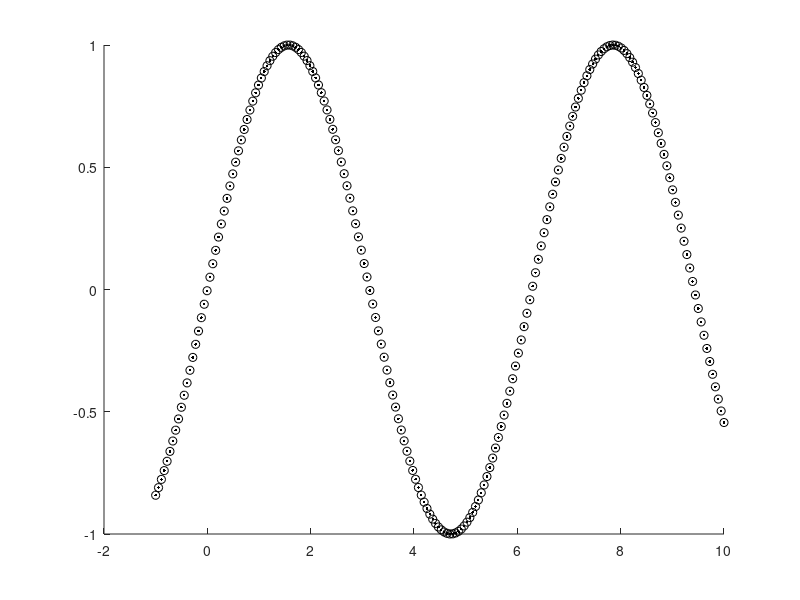
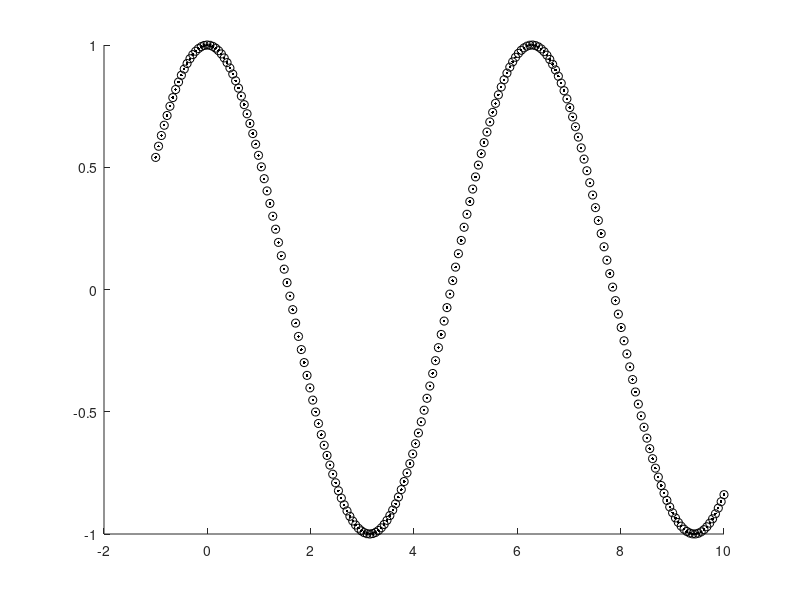
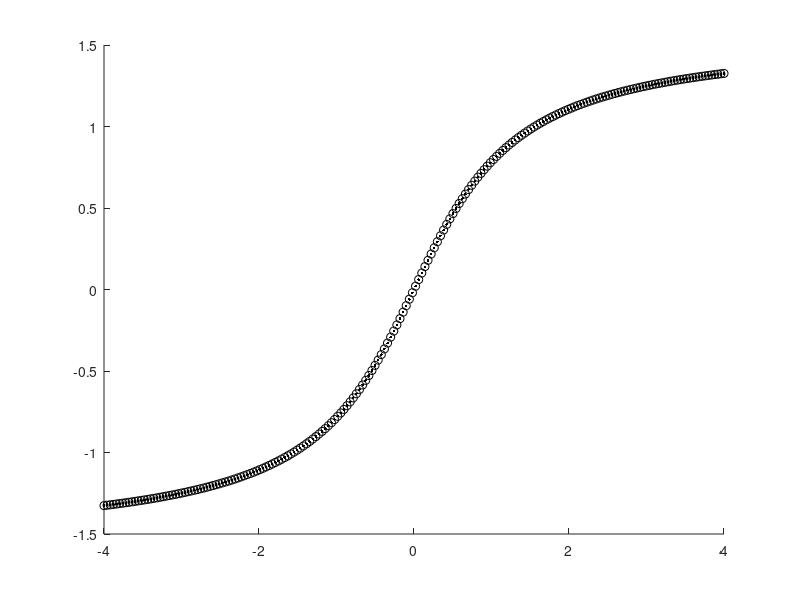
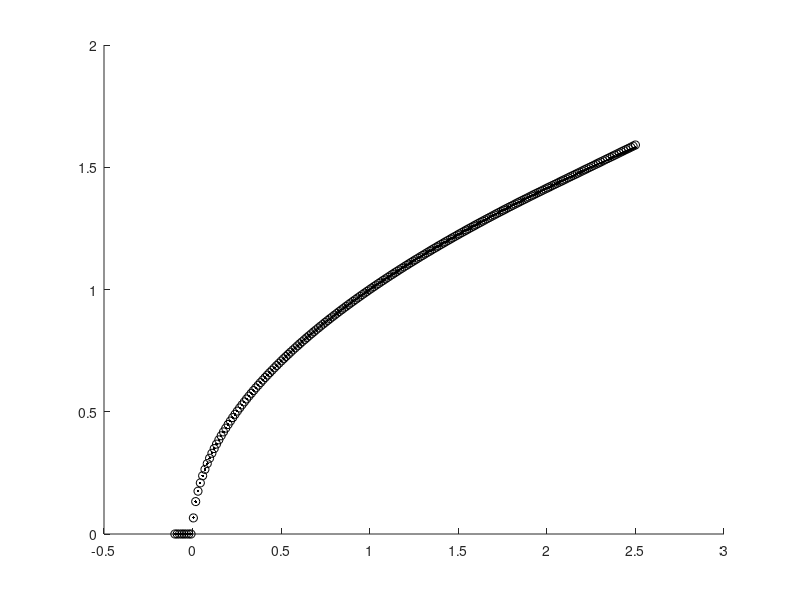

Reproduce these figures in MATLAB, in order.
TestSin = [...
-1.000000 -0.841462;
-0.944724 -0.810322;
-0.889447 -0.776711;
-0.834171 -0.740736;
-0.778894 -0.702487;
-0.723618 -0.662087;
-0.668342 -0.619668;
-0.613065 -0.575363;
-0.557789 -0.529310;
-0.502512 -0.481619;
-0.447236 -0.432458;
-0.391960 -0.381980;
-0.336683 -0.330344;
-0.281407 -0.277706;
-0.226131 -0.224196;
-0.170854 -0.170004;
-0.115578 -0.115299;
-0.060301 -0.060252;
-0.005025 -0.005021;
0.050251 0.050245;
0.105528 0.105353;
0.160804 0.160132;
0.216081 0.214412;
0.271357 0.268045;
0.326633 0.320872;
0.381910 0.372713;
0.437186 0.423409;
0.492463 0.472802;
0.547739 0.520766;
0.603015 0.567143;
0.658292 0.611783;
0.713568 0.654548;
0.768844 0.695306;
0.824121 0.733958;
0.879397 0.770367;
0.934674 0.804418;
0.989950 0.836006;
1.045226 0.865039;
1.100503 0.891441;
1.155779 0.915117;
1.211056 0.935995;
1.266332 0.954011;
1.321608 0.969114;
1.376885 0.981261;
1.432161 0.990408;
1.487438 0.996529;
1.542714 0.999606;
1.597990 0.999630;
1.653267 0.996600;
1.708543 0.990524;
1.763820 0.981424;
1.819096 0.969330;
1.874372 0.954271;
1.929649 0.936294;
1.984925 0.915458;
2.040201 0.891829;
2.095478 0.865482;
2.150754 0.836480;
2.206031 0.804921;
2.261307 0.770907;
2.316583 0.734543;
2.371860 0.695942;
2.427136 0.655197;
2.482413 0.612453;
2.537689 0.567842;
2.592965 0.521505;
2.648242 0.473576;
2.703518 0.424183;
2.758795 0.373498;
2.814071 0.321678;
2.869347 0.268885;
2.924624 0.215264;
2.979900 0.160973;
3.035177 0.106194;
3.090453 0.051132;
3.145729 -0.004143;
3.201006 -0.059386;
3.256282 -0.114456;
3.311558 -0.169170;
3.366835 -0.223359;
3.422111 -0.276856;
3.477388 -0.329529;
3.532664 -0.381197;
3.587940 -0.431693;
3.643217 -0.480863;
3.698493 -0.528559;
3.753770 -0.574661;
3.809046 -0.619003;
3.864322 -0.661450;
3.919599 -0.701869;
3.974875 -0.740145;
4.030151 -0.776173;
4.085428 -0.809826;
4.140704 -0.841001;
4.195981 -0.869603;
4.251257 -0.895552;
4.306533 -0.918771;
4.361810 -0.939181;
4.417086 -0.956719;
4.472363 -0.971333;
4.527639 -0.982984;
4.582915 -0.991632;
4.638192 -0.997250;
4.693468 -0.999821;
4.748744 -0.999339;
4.804021 -0.995804;
4.859297 -0.989225;
4.914574 -0.979625;
4.969850 -0.967035;
5.025126 -0.951495;
5.080403 -0.933039;
5.135679 -0.911734;
5.190956 -0.887645;
5.246232 -0.860851;
5.301508 -0.831428;
5.356785 -0.799454;
5.412061 -0.765040;
5.467338 -0.728292;
5.522614 -0.689328;
5.577890 -0.648254;
5.633167 -0.605188;
5.688443 -0.560277;
5.743720 -0.513661;
5.798996 -0.465485;
5.854272 -0.415875;
5.909549 -0.364987;
5.964825 -0.312989;
6.020102 -0.260042;
6.075378 -0.206313;
6.130654 -0.151930;
6.185931 -0.097083;
6.241207 -0.041944;
6.296484 0.013313;
6.351760 0.068522;
6.407036 0.123547;
6.462313 0.178190;
6.517589 0.232284;
6.572865 0.285658;
6.628142 0.338159;
6.683418 0.389646;
6.738695 0.439938;
6.793971 0.488880;
6.849247 0.536321;
6.904524 0.582129;
6.959800 0.626170;
7.015077 0.668293;
7.070353 0.708370;
7.125629 0.746277;
7.180906 0.781913;
7.236182 0.815165;
7.291459 0.845923;
7.346735 0.874093;
7.402011 0.899589;
7.457288 0.922347;
7.512564 0.942287;
7.567841 0.959346;
7.623117 0.973472;
7.678393 0.984624;
7.733670 0.992773;
7.788946 0.997887;
7.844223 0.999952;
7.899499 0.998963;
7.954775 0.994924;
8.010052 0.987843;
8.065328 0.977745;
8.120604 0.964660;
8.175879 0.948633;
8.231155 0.929707;
8.286431 0.907935;
8.341707 0.883390;
8.396983 0.856151;
8.452259 0.826303;
8.507535 0.793924;
8.562811 0.759113;
8.618087 0.721986;
8.673363 0.682660;
8.728639 0.641258;
8.783915 0.597880;
8.839190 0.552673;
8.894466 0.505783;
8.949742 0.457356;
9.005018 0.407541;
9.060294 0.356456;
9.115570 0.304285;
9.170846 0.251191;
9.226122 0.197339;
9.281398 0.142886;
9.336674 0.087977;
9.391950 0.032844;
9.447226 -0.022466;
9.502501 -0.077656;
9.557777 -0.132613;
9.613053 -0.187180;
9.668329 -0.241171;
9.723605 -0.294418;
9.778881 -0.346756;
9.834157 -0.398046;
9.889433 -0.448129;
9.944709 -0.496838;
9.999985 -0.544023;
];
figure(1); clf; hold on;
plot(TestSin(:,1),TestSin(:,2),'ko')
plot(TestSin(:,1),sin(TestSin(:,1)),'k.')

TestCos = [...
-1.000000 0.540316;
-0.944724 0.585984;
-0.889447 0.629856;
-0.834171 0.671796;
-0.778894 0.711697;
-0.723618 0.749427;
-0.668342 0.784863;
-0.613065 0.817898;
-0.557789 0.848428;
-0.502512 0.876380;
-0.447236 0.901654;
-0.391960 0.924170;
-0.336683 0.943860;
-0.281407 0.960666;
-0.226131 0.974544;
-0.170854 0.985443;
-0.115578 0.993330;
-0.060301 0.998183;
-0.005025 0.999987;
0.050251 0.998737;
0.105528 0.994434;
0.160804 0.987095;
0.216081 0.976743;
0.271357 0.963406;
0.326633 0.947122;
0.381910 0.927946;
0.437186 0.905938;
0.492463 0.881168;
0.547739 0.853700;
0.603015 0.823619;
0.658292 0.791024;
0.713568 0.756019;
0.768844 0.718713;
0.824121 0.679195;
0.879397 0.637600;
0.934674 0.594063;
0.989950 0.548719;
1.045226 0.501705;
1.100503 0.453137;
1.155779 0.403187;
1.211056 0.352011;
1.266332 0.299770;
1.321608 0.246613;
1.376885 0.192684;
1.432161 0.138170;
1.487438 0.083242;
1.542714 0.028069;
1.597990 -0.027197;
1.653267 -0.082393;
1.708543 -0.137333;
1.763820 -0.191846;
1.819096 -0.245762;
1.874372 -0.298943;
1.929649 -0.351216;
1.984925 -0.402413;
2.040201 -0.452371;
2.095478 -0.500939;
2.150754 -0.547998;
2.206031 -0.593381;
2.261307 -0.636947;
2.316583 -0.678561;
2.371860 -0.718098;
2.427136 -0.755458;
2.482413 -0.790507;
2.537689 -0.823137;
2.592965 -0.853247;
2.648242 -0.880753;
2.703518 -0.905576;
2.758795 -0.927630;
2.814071 -0.946848;
2.869347 -0.963172;
2.924624 -0.976556;
2.979900 -0.986959;
3.035177 -0.994345;
3.090453 -0.998692;
3.145729 -0.999991;
3.201006 -0.998235;
3.256282 -0.993428;
3.311558 -0.985586;
3.366835 -0.974735;
3.422111 -0.960911;
3.477388 -0.944145;
3.532664 -0.924494;
3.587940 -0.902020;
3.643217 -0.876795;
3.698493 -0.848897;
3.753770 -0.818392;
3.809046 -0.785388;
3.864322 -0.749988;
3.919599 -0.712305;
3.974875 -0.672447;
4.030151 -0.630520;
4.085428 -0.586669;
4.140704 -0.541032;
4.195981 -0.493751;
4.251257 -0.444957;
4.306533 -0.394790;
4.361810 -0.343422;
4.417086 -0.291011;
4.472363 -0.237722;
4.527639 -0.183693;
4.582915 -0.129095;
4.638192 -0.074108;
4.693468 -0.018902;
4.748744 0.036350;
4.804021 0.091514;
4.859297 0.146399;
4.914574 0.200831;
4.969850 0.254641;
5.025126 0.307666;
5.080403 0.359774;
5.135679 0.410781;
5.190956 0.460526;
5.246232 0.508856;
5.301508 0.555632;
5.356785 0.600727;
5.412061 0.643983;
5.467338 0.685266;
5.522614 0.724449;
5.577890 0.761424;
5.633167 0.796082;
5.688443 0.828304;
5.743720 0.857993;
5.798996 0.885055;
5.854272 0.909422;
5.909549 0.931012;
5.964825 0.949756;
6.020102 0.965596;
6.075378 0.978486;
6.130654 0.988391;
6.185931 0.995276;
6.241207 0.999119;
6.296484 0.999911;
6.351760 0.997650;
6.407036 0.992339;
6.462313 0.983996;
6.517589 0.972647;
6.572865 0.958331;
6.628142 0.941089;
6.683418 0.920965;
6.738695 0.898027;
6.793971 0.872350;
6.849247 0.844014;
6.904524 0.813097;
6.959800 0.779687;
7.015077 0.743897;
7.070353 0.705840;
7.125629 0.665636;
7.180906 0.623388;
7.236182 0.579228;
7.291459 0.533303;
7.346735 0.485757;
7.402011 0.436736;
7.457288 0.386362;
7.512564 0.334805;
7.567841 0.282231;
7.623117 0.228804;
7.678393 0.174687;
7.733670 0.120010;
7.788946 0.064970;
7.844223 0.009737;
7.899499 -0.045515;
7.954775 -0.100626;
8.010052 -0.155451;
8.065328 -0.209796;
8.120604 -0.263494;
8.175879 -0.316377;
8.231155 -0.368299;
8.286431 -0.419111;
8.341707 -0.468637;
8.396983 -0.516724;
8.452259 -0.563226;
8.507535 -0.608017;
8.562811 -0.650958;
8.618087 -0.691906;
8.673363 -0.730735;
8.728639 -0.767326;
8.783915 -0.801586;
8.839190 -0.833398;
8.894466 -0.862660;
8.949742 -0.889283;
9.005018 -0.913187;
9.060294 -0.934312;
9.115570 -0.952581;
9.170846 -0.967937;
9.226122 -0.980335;
9.281398 -0.989739;
9.336674 -0.996122;
9.391950 -0.999460;
9.447226 -0.999747;
9.502501 -0.996980;
9.557777 -0.991168;
9.613053 -0.982325;
9.668329 -0.970482;
9.723605 -0.955676;
9.778881 -0.937955;
9.834157 -0.917365;
9.889433 -0.893968;
9.944709 -0.867842;
9.999985 -0.839069;
];
figure(2); clf; hold on;
plot(TestCos(:,1),TestCos(:,2),'ko')
plot(TestCos(:,1),cos(TestCos(:,1)),'k.')

TestAtan = [...
-4.000000 -1.325818;
-3.959799 -1.323439;
-3.919598 -1.321009;
-3.879397 -1.318526;
-3.839196 -1.315993;
-3.798995 -1.313408;
-3.758794 -1.310787;
-3.718593 -1.308106;
-3.678392 -1.305366;
-3.638191 -1.302565;
-3.597991 -1.299706;
-3.557790 -1.296806;
-3.517589 -1.293835;
-3.477388 -1.290795;
-3.437187 -1.287684;
-3.396986 -1.284506;
-3.356785 -1.281280;
-3.316584 -1.277971;
-3.276383 -1.274580;
-3.236182 -1.271108;
-3.195981 -1.267556;
-3.155780 -1.263947;
-3.115579 -1.260242;
-3.075378 -1.256439;
-3.035177 -1.252538;
-2.994976 -1.248546;
-2.954775 -1.244487;
-2.914574 -1.240311;
-2.874373 -1.236019;
-2.834172 -1.231611;
-2.793972 -1.227095;
-2.753771 -1.222498;
-2.713570 -1.217762;
-2.673369 -1.212884;
-2.633168 -1.207867;
-2.592967 -1.202723;
-2.552766 -1.197481;
-2.512565 -1.192068;
-2.472364 -1.186485;
-2.432163 -1.180731;
-2.391962 -1.174826;
-2.351761 -1.168801;
-2.311560 -1.162567;
-2.271359 -1.156123;
-2.231158 -1.149470;
-2.190957 -1.142634;
-2.150756 -1.135650;
-2.110555 -1.128407;
-2.070354 -1.120905;
-2.030154 -1.113142;
-1.989953 -1.105158;
-1.949752 -1.096989;
-1.909551 -1.088495;
-1.869350 -1.079676;
-1.829149 -1.070532;
-1.788948 -1.061117;
-1.748747 -1.051467;
-1.708546 -1.041408;
-1.668345 -1.030938;
-1.628144 -1.020058;
-1.587943 -1.008844;
-1.547742 -0.997328;
-1.507541 -0.985293;
-1.467340 -0.972739;
-1.427139 -0.959666;
-1.386938 -0.946176;
-1.346737 -0.932290;
-1.306536 -0.917750;
-1.266335 -0.902557;
-1.226135 -0.886711;
-1.185934 -0.870335;
-1.145733 -0.853435;
-1.105532 -0.835727;
-1.065331 -0.817211;
-1.025130 -0.797888;
-0.984929 -0.777884;
-0.944728 -0.757183;
-0.904527 -0.735526;
-0.864326 -0.712913;
-0.824125 -0.689344;
-0.783924 -0.664890;
-0.743723 -0.639533;
-0.703522 -0.613141;
-0.663321 -0.585715;
-0.623120 -0.557256;
-0.582919 -0.527669;
-0.542718 -0.496990;
-0.502517 -0.465374;
-0.462316 -0.432821;
-0.422115 -0.399330;
-0.381914 -0.364537;
-0.341713 -0.328618;
-0.301512 -0.292122;
-0.261311 -0.255049;
-0.221110 -0.217399;
-0.180909 -0.178552;
-0.140708 -0.138875;
-0.100507 -0.099197;
-0.060306 -0.059520;
-0.020105 -0.019842;
0.020096 0.020480;
0.060297 0.061016;
0.100498 0.100975;
0.140699 0.140357;
0.180900 0.179162;
0.221101 0.217809;
0.261302 0.255986;
0.301503 0.293226;
0.341704 0.329528;
0.381905 0.364894;
0.422106 0.399439;
0.462307 0.433069;
0.502508 0.465664;
0.542709 0.497226;
0.582910 0.527754;
0.623111 0.557149;
0.663312 0.585499;
0.703514 0.612893;
0.743715 0.639331;
0.783916 0.664812;
0.824117 0.689145;
0.864318 0.712509;
0.904519 0.735065;
0.944720 0.756812;
0.984921 0.777752;
1.025122 0.797674;
1.065323 0.816787;
1.105523 0.835247;
1.145724 0.853054;
1.185925 0.870207;
1.226126 0.886517;
1.266327 0.902184;
1.306528 0.917332;
1.346729 0.931961;
1.386930 0.946071;
1.427131 0.959505;
1.467332 0.972435;
1.507533 0.984955;
1.547734 0.997065;
1.587935 1.008765;
1.628136 1.019928;
1.668337 1.030699;
1.708538 1.041144;
1.748739 1.051264;
1.788940 1.061059;
1.829141 1.070429;
1.869341 1.079491;
1.909542 1.088293;
1.949743 1.096835;
1.989944 1.105118;
2.030145 1.113060;
2.070346 1.120761;
2.110547 1.128252;
2.150748 1.135533;
2.190949 1.142605;
2.231150 1.149405;
2.271351 1.156011;
2.311552 1.162446;
2.351753 1.168711;
2.391954 1.174806;
2.432155 1.180679;
2.472356 1.186397;
2.512557 1.191974;
2.552758 1.197412;
2.592959 1.202709;
2.633160 1.207825;
2.673361 1.212814;
2.713562 1.217688;
2.753762 1.222445;
2.793963 1.227085;
2.834164 1.231577;
2.874365 1.235964;
2.914566 1.240253;
2.954767 1.244445;
2.994968 1.248540;
3.035169 1.252510;
3.075370 1.256394;
3.115571 1.260195;
3.155772 1.263914;
3.195973 1.267552;
3.236174 1.271084;
3.276375 1.274544;
3.316576 1.277933;
3.356777 1.281253;
3.396978 1.284503;
3.437179 1.287665;
3.477380 1.290764;
3.517581 1.293804;
3.557781 1.296784;
3.597982 1.299704;
3.638183 1.302549;
3.678384 1.305341;
3.718585 1.308081;
3.758786 1.310770;
3.798987 1.313407;
3.839188 1.315979;
3.879389 1.318506;
3.919590 1.320988;
3.959791 1.323425;
3.999992 1.325817;
];
figure(3); clf; hold on;
plot(TestAtan(:,1),TestAtan(:,2),'ko')
plot(TestAtan(:,1),atan(TestAtan(:,1)),'k.')

TestTanh = [...
-5.000000 -1.000000;
-4.987484 -1.000000;
-4.974969 -1.000000;
-4.962453 -1.000000;
-4.949938 -1.000000;
-4.937422 -1.000000;
-4.924907 -1.000000;
-4.912391 -1.000000;
-4.899876 -1.000000;
-4.887360 -1.000000;
-4.874845 -1.000000;
-4.862329 -1.000000;
-4.849813 -1.000000;
-4.837298 -1.000000;
-4.824782 -1.000000;
-4.812267 -1.000000;
-4.799751 -1.000000;
-4.787236 -1.000000;
-4.774720 -1.000000;
-4.762205 -1.000000;
-4.749689 -1.000000;
-4.737174 -1.000000;
-4.724658 -1.000000;
-4.712142 -1.000000;
-4.699627 -1.000000;
-4.687111 -1.000000;
-4.674596 -1.000000;
-4.662080 -1.000000;
-4.649565 -1.000000;
-4.637049 -1.000000;
-4.624534 -1.000000;
-4.612018 -1.000000;
-4.599503 -1.000000;
-4.586987 -1.000000;
-4.574471 -1.000000;
-4.561956 -1.000000;
-4.549440 -1.000000;
-4.536925 -1.000000;
-4.524409 -1.000000;
-4.511894 -1.000000;
-4.499378 -1.000000;
-4.486863 -1.000000;
-4.474347 -1.000000;
-4.461832 -1.000000;
-4.449316 -1.000000;
-4.436800 -1.000000;
-4.424285 -1.000000;
-4.411769 -1.000000;
-4.399254 -1.000000;
-4.386738 -1.000000;
-4.374223 -1.000000;
-4.361707 -1.000000;
-4.349192 -1.000000;
-4.336676 -1.000000;
-4.324161 -1.000000;
-4.311645 -1.000000;
-4.299129 -1.000000;
-4.286614 -1.000000;
-4.274098 -1.000000;
-4.261583 -1.000000;
-4.249067 -1.000000;
-4.236552 -1.000000;
-4.224036 -1.000000;
-4.211521 -1.000000;
-4.199005 -1.000000;
-4.186490 -1.000000;
-4.173974 -1.000000;
-4.161458 -1.000000;
-4.148943 -1.000000;
-4.136427 -1.000000;
-4.123912 -1.000000;
-4.111396 -1.000000;
-4.098881 -1.000000;
-4.086365 -1.000000;
-4.073850 -1.000000;
-4.061334 -1.000000;
-4.048819 -1.000000;
-4.036303 -1.000000;
-4.023787 -1.000000;
-4.011272 -1.000000;
-3.998756 -0.999326;
-3.986241 -0.999309;
-3.973725 -0.999291;
-3.961210 -0.999273;
-3.948694 -0.999255;
-3.936179 -0.999236;
-3.923663 -0.999217;
-3.911148 -0.999201;
-3.898632 -0.999181;
-3.886117 -0.999161;
-3.873601 -0.999141;
-3.861085 -0.999120;
-3.848570 -0.999099;
-3.836054 -0.999067;
-3.823539 -0.999044;
-3.811023 -0.999020;
-3.798508 -0.998995;
-3.785992 -0.998969;
-3.773477 -0.998943;
-3.760961 -0.998917;
-3.748446 -0.998889;
-3.735930 -0.998861;
-3.723414 -0.998832;
-3.710899 -0.998803;
-3.698383 -0.998772;
-3.685868 -0.998741;
-3.673352 -0.998713;
-3.660837 -0.998681;
-3.648321 -0.998649;
-3.635806 -0.998615;
-3.623290 -0.998581;
-3.610775 -0.998546;
-3.598259 -0.998501;
-3.585743 -0.998463;
-3.573228 -0.998424;
-3.560712 -0.998384;
-3.548197 -0.998343;
-3.535681 -0.998301;
-3.523166 -0.998258;
-3.510650 -0.998214;
-3.498135 -0.998169;
-3.485619 -0.998123;
-3.473104 -0.998075;
-3.460588 -0.998027;
-3.448072 -0.997977;
-3.435557 -0.997929;
-3.423041 -0.997877;
-3.410526 -0.997824;
-3.398010 -0.997770;
-3.385495 -0.997715;
-3.372979 -0.997657;
-3.360464 -0.997599;
-3.347948 -0.997529;
-3.335433 -0.997467;
-3.322917 -0.997403;
-3.310401 -0.997337;
-3.297886 -0.997270;
-3.285370 -0.997200;
-3.272855 -0.997130;
-3.260339 -0.997057;
-3.247824 -0.996983;
-3.235308 -0.996906;
-3.222793 -0.996828;
-3.210277 -0.996748;
-3.197762 -0.996669;
-3.185246 -0.996585;
-3.172730 -0.996500;
-3.160215 -0.996412;
-3.147699 -0.996322;
-3.135184 -0.996230;
-3.122668 -0.996135;
-3.110153 -0.996029;
-3.097637 -0.995928;
-3.085122 -0.995825;
-3.072606 -0.995720;
-3.060091 -0.995611;
-3.047575 -0.995501;
-3.035059 -0.995387;
-3.022544 -0.995270;
-3.010028 -0.995151;
-2.997513 -0.995028;
-2.984997 -0.994902;
-2.972482 -0.994774;
-2.959966 -0.994642;
-2.947451 -0.994507;
-2.934935 -0.994368;
-2.922420 -0.994225;
-2.909904 -0.994079;
-2.897388 -0.993930;
-2.884873 -0.993776;
-2.872357 -0.993628;
-2.859842 -0.993466;
-2.847326 -0.993299;
-2.834811 -0.993129;
-2.822295 -0.992954;
-2.809780 -0.992775;
-2.797264 -0.992589;
-2.784749 -0.992402;
-2.772233 -0.992211;
-2.759717 -0.992014;
-2.747202 -0.991812;
-2.734686 -0.991605;
-2.722171 -0.991394;
-2.709655 -0.991177;
-2.697140 -0.990954;
-2.684624 -0.990726;
-2.672109 -0.990492;
-2.659593 -0.990252;
-2.647078 -0.990006;
-2.634562 -0.989763;
-2.622046 -0.989504;
-2.609531 -0.989238;
-2.597015 -0.988966;
-2.584500 -0.988686;
-2.571984 -0.988400;
-2.559469 -0.988105;
-2.546953 -0.987805;
-2.534438 -0.987498;
-2.521922 -0.987183;
-2.509407 -0.986860;
-2.496891 -0.986529;
-2.484375 -0.986190;
-2.471860 -0.985843;
-2.459344 -0.985487;
-2.446829 -0.985122;
-2.434313 -0.984747;
-2.421798 -0.984363;
-2.409282 -0.983970;
-2.396767 -0.983577;
-2.384251 -0.983163;
-2.371736 -0.982739;
-2.359220 -0.982304;
-2.346704 -0.981858;
-2.334189 -0.981401;
-2.321673 -0.980934;
-2.309158 -0.980453;
-2.296642 -0.979962;
-2.284127 -0.979459;
-2.271611 -0.978944;
-2.259096 -0.978415;
-2.246580 -0.977875;
-2.234065 -0.977321;
-2.221549 -0.976753;
-2.209033 -0.976171;
-2.196518 -0.975574;
-2.184002 -0.974962;
-2.171487 -0.974335;
-2.158971 -0.973703;
-2.146456 -0.973045;
-2.133940 -0.972370;
-2.121425 -0.971678;
-2.108909 -0.970969;
-2.096394 -0.970243;
-2.083878 -0.969499;
-2.071362 -0.968736;
-2.058847 -0.967957;
-2.046331 -0.967157;
-2.033816 -0.966338;
-2.021300 -0.965499;
-2.008785 -0.964640;
-1.996269 -0.963763;
-1.983753 -0.962863;
-1.971238 -0.961940;
-1.958722 -0.960993;
-1.946206 -0.960024;
-1.933691 -0.959032;
-1.921175 -0.958016;
-1.908659 -0.956972;
-1.896144 -0.955905;
-1.883628 -0.954812;
-1.871112 -0.953692;
-1.858597 -0.952546;
-1.846081 -0.951373;
-1.833565 -0.950177;
-1.821050 -0.948946;
-1.808534 -0.947685;
-1.796018 -0.946393;
-1.783503 -0.945070;
-1.770987 -0.943716;
-1.758471 -0.942332;
-1.745956 -0.940915;
-1.733440 -0.939463;
-1.720924 -0.937975;
-1.708409 -0.936452;
-1.695893 -0.934894;
-1.683378 -0.933300;
-1.670862 -0.931665;
-1.658346 -0.929994;
-1.645831 -0.928282;
-1.633315 -0.926530;
-1.620799 -0.924737;
-1.608284 -0.922903;
-1.595768 -0.921032;
-1.583252 -0.919112;
-1.570737 -0.917145;
-1.558221 -0.915132;
-1.545705 -0.913073;
-1.533190 -0.910967;
-1.520674 -0.908815;
-1.508158 -0.906612;
-1.495643 -0.904358;
-1.483127 -0.902051;
-1.470611 -0.899691;
-1.458096 -0.897278;
-1.445580 -0.894812;
-1.433064 -0.892297;
-1.420549 -0.889717;
-1.408033 -0.887078;
-1.395517 -0.884379;
-1.383002 -0.881620;
-1.370486 -0.878801;
-1.357970 -0.875922;
-1.345455 -0.872979;
-1.332939 -0.869968;
-1.320423 -0.866890;
-1.307908 -0.863744;
-1.295392 -0.860531;
-1.282876 -0.857251;
-1.270361 -0.853896;
-1.257845 -0.850470;
-1.245329 -0.846968;
-1.232814 -0.843391;
-1.220298 -0.839738;
-1.207782 -0.836009;
-1.195267 -0.832208;
-1.182751 -0.828321;
-1.170235 -0.824350;
-1.157720 -0.820296;
-1.145204 -0.816157;
-1.132688 -0.811935;
-1.120173 -0.807629;
-1.107657 -0.803235;
-1.095141 -0.798750;
-1.082626 -0.794172;
-1.070110 -0.789502;
-1.057594 -0.784740;
-1.045079 -0.779886;
-1.032563 -0.774935;
-1.020047 -0.769888;
-1.007532 -0.764740;
-0.995016 -0.759492;
-0.982500 -0.754144;
-0.969985 -0.748695;
-0.957469 -0.743146;
-0.944953 -0.737491;
-0.932438 -0.731730;
-0.919922 -0.725860;
-0.907406 -0.719883;
-0.894891 -0.713799;
-0.882375 -0.707607;
-0.869859 -0.701304;
-0.857344 -0.694888;
-0.844828 -0.688358;
-0.832312 -0.681714;
-0.819797 -0.674957;
-0.807281 -0.668086;
-0.794765 -0.661101;
-0.782250 -0.653997;
-0.769734 -0.646775;
-0.757218 -0.639435;
-0.744703 -0.631977;
-0.732187 -0.624400;
-0.719671 -0.616706;
-0.707156 -0.608891;
-0.694640 -0.600955;
-0.682124 -0.592899;
-0.669609 -0.584723;
-0.657093 -0.576426;
-0.644577 -0.568009;
-0.632062 -0.559469;
-0.619546 -0.550811;
-0.607030 -0.542033;
-0.594515 -0.533135;
-0.581999 -0.524118;
-0.569483 -0.514981;
-0.556968 -0.505724;
-0.544452 -0.496349;
-0.531936 -0.486859;
-0.519421 -0.477253;
-0.506905 -0.467532;
-0.494389 -0.457695;
-0.481874 -0.447744;
-0.469358 -0.437678;
-0.456843 -0.427504;
-0.444327 -0.417223;
-0.431811 -0.406835;
-0.419296 -0.396340;
-0.406780 -0.385737;
-0.394264 -0.375028;
-0.381749 -0.364221;
-0.369233 -0.353318;
-0.356717 -0.342321;
-0.344202 -0.331228;
-0.331686 -0.320040;
-0.319171 -0.308756;
-0.306655 -0.297385;
-0.294139 -0.285935;
-0.281624 -0.274407;
-0.269108 -0.262799;
-0.256592 -0.251112;
-0.244077 -0.239345;
-0.231561 -0.227504;
-0.219045 -0.215601;
-0.206530 -0.203640;
-0.194014 -0.191619;
-0.181498 -0.179538;
-0.168983 -0.167398;
-0.156467 -0.155200;
-0.143952 -0.142958;
-0.131436 -0.130679;
-0.118920 -0.118363;
-0.106405 -0.106011;
-0.093889 -0.093622;
-0.081373 -0.081196;
-0.068858 -0.068742;
-0.056342 -0.056275;
-0.043826 -0.043796;
-0.031311 -0.031305;
-0.018795 -0.018801;
-0.006279 -0.006285;
0.006236 0.006241;
0.018752 0.018758;
0.031267 0.031262;
0.043783 0.043753;
0.056299 0.056232;
0.068814 0.068699;
0.081330 0.081152;
0.093846 0.093579;
0.106361 0.105968;
0.118877 0.118321;
0.131393 0.130636;
0.143908 0.142915;
0.156424 0.155157;
0.168940 0.167356;
0.181455 0.179496;
0.193971 0.191577;
0.206487 0.203598;
0.219002 0.215560;
0.231518 0.227463;
0.244033 0.239305;
0.256549 0.251071;
0.269065 0.262758;
0.281580 0.274366;
0.294096 0.285896;
0.306612 0.297346;
0.319127 0.308717;
0.331643 0.320001;
0.344159 0.331189;
0.356674 0.342282;
0.369190 0.353280;
0.381705 0.364183;
0.394221 0.374991;
0.406737 0.385700;
0.419252 0.396304;
0.431768 0.406799;
0.444284 0.417188;
0.456799 0.427469;
0.469315 0.437643;
0.481831 0.447709;
0.494346 0.457661;
0.506862 0.467498;
0.519377 0.477220;
0.531893 0.486826;
0.544409 0.496316;
0.556924 0.505692;
0.569440 0.514949;
0.581956 0.524086;
0.594471 0.533104;
0.606987 0.542002;
0.619503 0.550781;
0.632018 0.559439;
0.644534 0.567979;
0.657050 0.576397;
0.669565 0.584694;
0.682081 0.592871;
0.694597 0.600928;
0.707112 0.608864;
0.719628 0.616680;
0.732144 0.624374;
0.744659 0.631951;
0.757175 0.639410;
0.769691 0.646750;
0.782206 0.653973;
0.794722 0.661077;
0.807238 0.668062;
0.819753 0.674933;
0.832269 0.681691;
0.844785 0.688335;
0.857300 0.694866;
0.869816 0.701282;
0.882332 0.707585;
0.894847 0.713778;
0.907363 0.719862;
0.919879 0.725840;
0.932394 0.731709;
0.944910 0.737472;
0.957426 0.743126;
0.969941 0.748676;
0.982457 0.754125;
0.994973 0.759474;
1.007488 0.764722;
1.020004 0.769870;
1.032520 0.774918;
1.045035 0.779869;
1.057551 0.784724;
1.070067 0.789486;
1.082582 0.794156;
1.095098 0.798734;
1.107614 0.803220;
1.120129 0.807613;
1.132645 0.811920;
1.145161 0.816143;
1.157676 0.820282;
1.170192 0.824337;
1.182708 0.828308;
1.195223 0.832195;
1.207739 0.835996;
1.220255 0.839725;
1.232770 0.843378;
1.245286 0.846956;
1.257802 0.850458;
1.270317 0.853884;
1.282833 0.857239;
1.295349 0.860520;
1.307864 0.863733;
1.320380 0.866879;
1.332896 0.869958;
1.345411 0.872968;
1.357927 0.875912;
1.370443 0.878791;
1.382958 0.881610;
1.395474 0.884369;
1.407990 0.887069;
1.420505 0.889708;
1.433021 0.892288;
1.445537 0.894804;
1.458052 0.897270;
1.470568 0.899683;
1.483084 0.902043;
1.495599 0.904350;
1.508115 0.906604;
1.520631 0.908807;
1.533146 0.910960;
1.545662 0.913066;
1.558178 0.915125;
1.570693 0.917139;
1.583209 0.919105;
1.595725 0.921026;
1.608240 0.922896;
1.620756 0.924730;
1.633272 0.926524;
1.645787 0.928276;
1.658303 0.929988;
1.670819 0.931660;
1.683334 0.933295;
1.695850 0.934888;
1.708366 0.936447;
1.720881 0.937970;
1.733397 0.939458;
1.745913 0.940910;
1.758428 0.942327;
1.770944 0.943711;
1.783460 0.945065;
1.795975 0.946388;
1.808491 0.947680;
1.821007 0.948942;
1.833522 0.950173;
1.846038 0.951369;
1.858554 0.952542;
1.871069 0.953688;
1.883585 0.954808;
1.896101 0.955902;
1.908616 0.956968;
1.921132 0.958013;
1.933648 0.959028;
1.946163 0.960020;
1.958679 0.960990;
1.971195 0.961936;
1.983710 0.962860;
1.996226 0.963760;
2.008741 0.964637;
2.021257 0.965496;
2.033772 0.966335;
2.046288 0.967155;
2.058804 0.967954;
2.071319 0.968734;
2.083835 0.969497;
2.096350 0.970240;
2.108866 0.970966;
2.121381 0.971675;
2.133897 0.972368;
2.146412 0.973043;
2.158928 0.973701;
2.171443 0.974333;
2.183959 0.974960;
2.196475 0.975572;
2.208990 0.976169;
2.221506 0.976751;
2.234021 0.977319;
2.246537 0.977873;
2.259052 0.978414;
2.271568 0.978942;
2.284083 0.979457;
2.296599 0.979961;
2.309114 0.980451;
2.321630 0.980932;
2.334146 0.981400;
2.346661 0.981856;
2.359177 0.982302;
2.371692 0.982737;
2.384208 0.983162;
2.396723 0.983575;
2.409239 0.983969;
2.421754 0.984362;
2.434270 0.984746;
2.446785 0.985121;
2.459301 0.985486;
2.471817 0.985842;
2.484332 0.986189;
2.496848 0.986528;
2.509363 0.986859;
2.521879 0.987182;
2.534394 0.987497;
2.546910 0.987804;
2.559425 0.988104;
2.571941 0.988399;
2.584456 0.988685;
2.596972 0.988965;
2.609488 0.989237;
2.622003 0.989503;
2.634519 0.989762;
2.647034 0.990006;
2.659550 0.990251;
2.672065 0.990491;
2.684581 0.990725;
2.697096 0.990954;
2.709612 0.991176;
2.722127 0.991393;
2.734643 0.991605;
2.747159 0.991811;
2.759674 0.992013;
2.772190 0.992210;
2.784705 0.992402;
2.797221 0.992589;
2.809736 0.992775;
2.822252 0.992954;
2.834767 0.993128;
2.847283 0.993299;
2.859798 0.993465;
2.872314 0.993627;
2.884830 0.993776;
2.897345 0.993929;
2.909861 0.994079;
2.922376 0.994225;
2.934892 0.994367;
2.947407 0.994506;
2.959923 0.994641;
2.972438 0.994773;
2.984954 0.994902;
2.997469 0.995028;
3.009985 0.995151;
3.022501 0.995270;
3.035016 0.995387;
3.047532 0.995500;
3.060047 0.995611;
3.072563 0.995719;
3.085078 0.995825;
3.097594 0.995928;
3.110109 0.996028;
3.122625 0.996135;
3.135140 0.996230;
3.147656 0.996322;
3.160172 0.996412;
3.172687 0.996500;
3.185203 0.996585;
3.197718 0.996669;
3.210234 0.996747;
3.222749 0.996828;
3.235265 0.996906;
3.247780 0.996982;
3.260296 0.997057;
3.272811 0.997130;
3.285327 0.997200;
3.297843 0.997269;
3.310358 0.997337;
3.322874 0.997402;
3.335389 0.997467;
3.347905 0.997529;
3.360420 0.997599;
3.372936 0.997657;
3.385451 0.997714;
3.397967 0.997770;
3.410482 0.997824;
3.422998 0.997877;
3.435513 0.997929;
3.448029 0.997977;
3.460545 0.998026;
3.473060 0.998075;
3.485576 0.998123;
3.498091 0.998169;
3.510607 0.998214;
3.523122 0.998258;
3.535638 0.998301;
3.548153 0.998343;
3.560669 0.998384;
3.573184 0.998424;
3.585700 0.998463;
3.598216 0.998501;
3.610731 0.998546;
3.623247 0.998581;
3.635762 0.998615;
3.648278 0.998649;
3.660793 0.998681;
3.673309 0.998713;
3.685824 0.998741;
3.698340 0.998772;
3.710855 0.998803;
3.723371 0.998832;
3.735887 0.998861;
3.748402 0.998889;
3.760918 0.998916;
3.773433 0.998943;
3.785949 0.998969;
3.798464 0.998995;
3.810980 0.999019;
3.823495 0.999044;
3.836011 0.999067;
3.848526 0.999098;
3.861042 0.999120;
3.873558 0.999141;
3.886073 0.999161;
3.898589 0.999181;
3.911104 0.999201;
3.923620 0.999217;
3.936135 0.999236;
3.948651 0.999255;
3.961166 0.999273;
3.973682 0.999291;
3.986197 0.999309;
3.998713 0.999326;
4.011229 1.000000;
4.023744 1.000000;
4.036260 1.000000;
4.048775 1.000000;
4.061291 1.000000;
4.073806 1.000000;
4.086322 1.000000;
4.098837 1.000000;
4.111353 1.000000;
4.123868 1.000000;
4.136384 1.000000;
4.148900 1.000000;
4.161415 1.000000;
4.173931 1.000000;
4.186446 1.000000;
4.198962 1.000000;
4.211477 1.000000;
4.223993 1.000000;
4.236508 1.000000;
4.249024 1.000000;
4.261539 1.000000;
4.274055 1.000000;
4.286571 1.000000;
4.299086 1.000000;
4.311602 1.000000;
4.324117 1.000000;
4.336633 1.000000;
4.349148 1.000000;
4.361664 1.000000;
4.374179 1.000000;
4.386695 1.000000;
4.399210 1.000000;
4.411726 1.000000;
4.424242 1.000000;
4.436757 1.000000;
4.449273 1.000000;
4.461788 1.000000;
4.474304 1.000000;
4.486819 1.000000;
4.499335 1.000000;
4.511850 1.000000;
4.524366 1.000000;
4.536881 1.000000;
4.549397 1.000000;
4.561913 1.000000;
4.574428 1.000000;
4.586944 1.000000;
4.599459 1.000000;
4.611975 1.000000;
4.624490 1.000000;
4.637006 1.000000;
4.649521 1.000000;
4.662037 1.000000;
4.674552 1.000000;
4.687068 1.000000;
4.699584 1.000000;
4.712099 1.000000;
4.724615 1.000000;
4.737130 1.000000;
4.749646 1.000000;
4.762161 1.000000;
4.774677 1.000000;
4.787192 1.000000;
4.799708 1.000000;
4.812223 1.000000;
4.824739 1.000000;
4.837255 1.000000;
4.849770 1.000000;
4.862286 1.000000;
4.874801 1.000000;
4.887317 1.000000;
4.899832 1.000000;
4.912348 1.000000;
4.924863 1.000000;
4.937379 1.000000;
4.949894 1.000000;
4.962410 1.000000;
4.974926 1.000000;
4.987441 1.000000;
4.999957 1.000000;
];
figure(5); clf; hold on;
plot(TestTanh(:,1),TestTanh(:,2),'ko')
plot(TestTanh(:,1),tanh(TestTanh(:,1)),'k.')

TestSqrt = [...
-0.100000 0.000000;
-0.086935 0.000000;
-0.073869 0.000000;
-0.060804 0.000000;
-0.047739 0.000000;
-0.034673 0.000000;
-0.021608 0.000000;
-0.008543 0.000000;
0.004523 0.065748;
0.017588 0.132563;
0.030653 0.175073;
0.043719 0.209085;
0.056784 0.238290;
0.069849 0.264290;
0.082915 0.287948;
0.095980 0.309805;
0.109045 0.330220;
0.122111 0.349443;
0.135176 0.367663;
0.148241 0.385021;
0.161307 0.401630;
0.174372 0.417578;
0.187437 0.432940;
0.200502 0.447775;
0.213568 0.462134;
0.226633 0.476060;
0.239698 0.489590;
0.252764 0.502756;
0.265829 0.515586;
0.278894 0.528105;
0.291960 0.540333;
0.305025 0.552291;
0.318090 0.563995;
0.331156 0.575461;
0.344221 0.586704;
0.357286 0.597734;
0.370352 0.608565;
0.383417 0.619207;
0.396482 0.629669;
0.409548 0.639959;
0.422613 0.650087;
0.435679 0.660059;
0.448744 0.669883;
0.461809 0.679565;
0.474875 0.689111;
0.487940 0.698527;
0.501005 0.707817;
0.514071 0.716987;
0.527136 0.726041;
0.540201 0.734984;
0.553267 0.743819;
0.566332 0.752550;
0.579397 0.761181;
0.592463 0.769716;
0.605528 0.778157;
0.618593 0.786507;
0.631659 0.794769;
0.644724 0.802947;
0.657789 0.811042;
0.670855 0.819057;
0.683920 0.826994;
0.696985 0.834856;
0.710051 0.842645;
0.723116 0.850362;
0.736181 0.858010;
0.749247 0.865590;
0.762312 0.873105;
0.775377 0.880555;
0.788443 0.887943;
0.801508 0.895270;
0.814573 0.902537;
0.827639 0.909746;
0.840704 0.916899;
0.853769 0.923996;
0.866835 0.931040;
0.879900 0.938030;
0.892965 0.944968;
0.906031 0.951856;
0.919096 0.958695;
0.932161 0.965485;
0.945227 0.972228;
0.958292 0.978924;
0.971357 0.985575;
0.984423 0.992181;
0.997488 0.998743;
1.010553 1.005263;
1.023619 1.011740;
1.036684 1.018177;
1.049749 1.024573;
1.062815 1.030929;
1.075880 1.037246;
1.088945 1.043525;
1.102011 1.049767;
1.115076 1.055972;
1.128141 1.062140;
1.141207 1.068273;
1.154272 1.074371;
1.167337 1.080434;
1.180403 1.086463;
1.193468 1.092460;
1.206533 1.098423;
1.219599 1.104355;
1.232664 1.110254;
1.245729 1.116122;
1.258795 1.121960;
1.271860 1.127768;
1.284925 1.133546;
1.297991 1.139294;
1.311056 1.145014;
1.324121 1.150705;
1.337187 1.156368;
1.350252 1.162004;
1.363317 1.167612;
1.376383 1.173193;
1.389448 1.178749;
1.402514 1.184278;
1.415579 1.189781;
1.428644 1.195259;
1.441710 1.200712;
1.454775 1.206141;
1.467840 1.211545;
1.480906 1.216925;
1.493971 1.222281;
1.507036 1.227614;
1.520102 1.232924;
1.533167 1.238211;
1.546232 1.243476;
1.559298 1.248718;
1.572363 1.253939;
1.585428 1.259138;
1.598494 1.264315;
1.611559 1.269472;
1.624624 1.274608;
1.637690 1.279722;
1.650755 1.284817;
1.663820 1.289892;
1.676886 1.294946;
1.689951 1.299981;
1.703016 1.304997;
1.716082 1.309993;
1.729147 1.314970;
1.742212 1.319929;
1.755278 1.324869;
1.768343 1.329791;
1.781408 1.334694;
1.794474 1.339580;
1.807539 1.344447;
1.820604 1.349298;
1.833670 1.354131;
1.846735 1.358946;
1.859800 1.363745;
1.872866 1.368527;
1.885931 1.373292;
1.898996 1.378041;
1.912062 1.382773;
1.925127 1.387489;
1.938192 1.392190;
1.951258 1.396874;
1.964323 1.401543;
1.977388 1.406196;
1.990454 1.410834;
2.003519 1.415459;
2.016584 1.420081;
2.029650 1.424703;
2.042715 1.429325;
2.055780 1.433947;
2.068846 1.438569;
2.081911 1.443192;
2.094976 1.447814;
2.108042 1.452436;
2.121107 1.457058;
2.134172 1.461680;
2.147238 1.466303;
2.160303 1.470925;
2.173368 1.475547;
2.186434 1.480169;
2.199499 1.484791;
2.212564 1.489413;
2.225630 1.494036;
2.238695 1.498658;
2.251760 1.503280;
2.264826 1.507902;
2.277891 1.512524;
2.290956 1.517147;
2.304022 1.521769;
2.317087 1.526391;
2.330153 1.531013;
2.343218 1.535635;
2.356283 1.540258;
2.369349 1.544880;
2.382414 1.549502;
2.395479 1.554124;
2.408545 1.558746;
2.421610 1.563368;
2.434675 1.567991;
2.447741 1.572613;
2.460806 1.577235;
2.473871 1.581857;
2.486937 1.586479;
2.500002 1.591102;
];
figure(4); clf; hold on;
plot(TestSqrt(:,1),TestSqrt(:,2),'ko')
plot(TestSqrt(:,1),sqrt(TestSqrt(:,1)),'k.')

